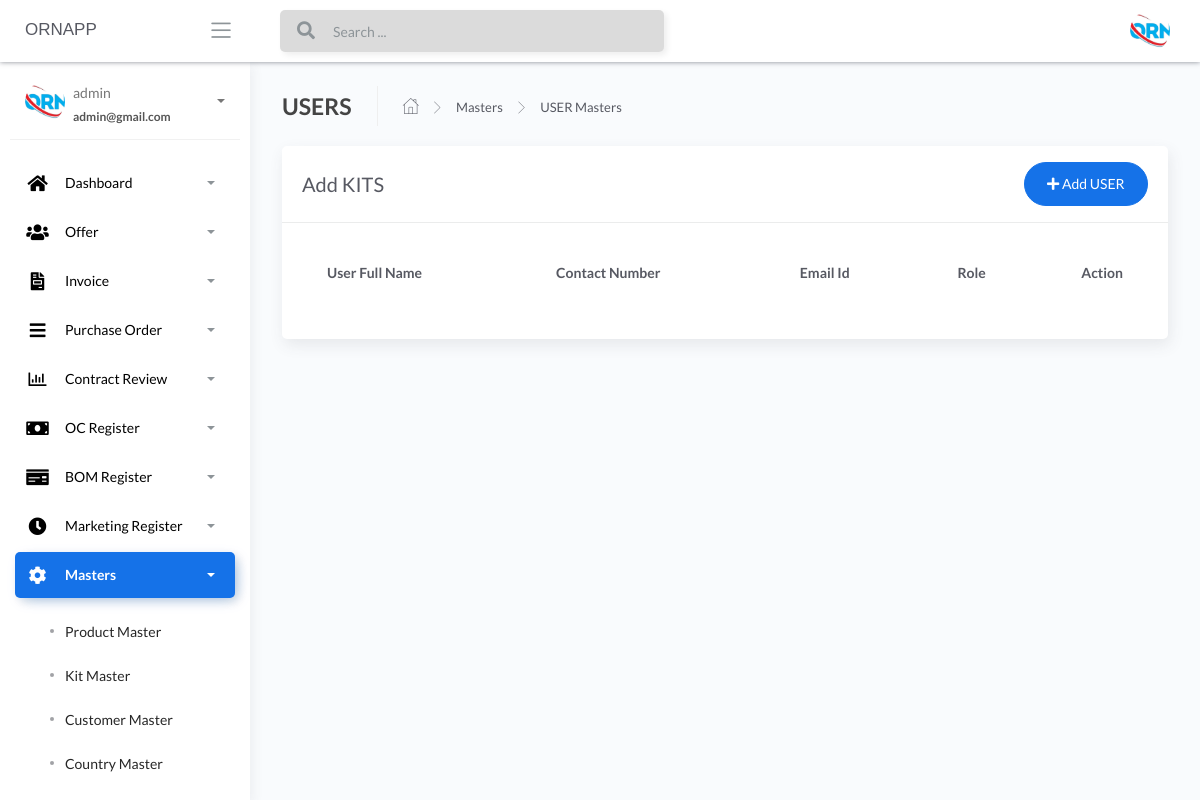
The page /User-masters (signed in) on the database as committed earlier.
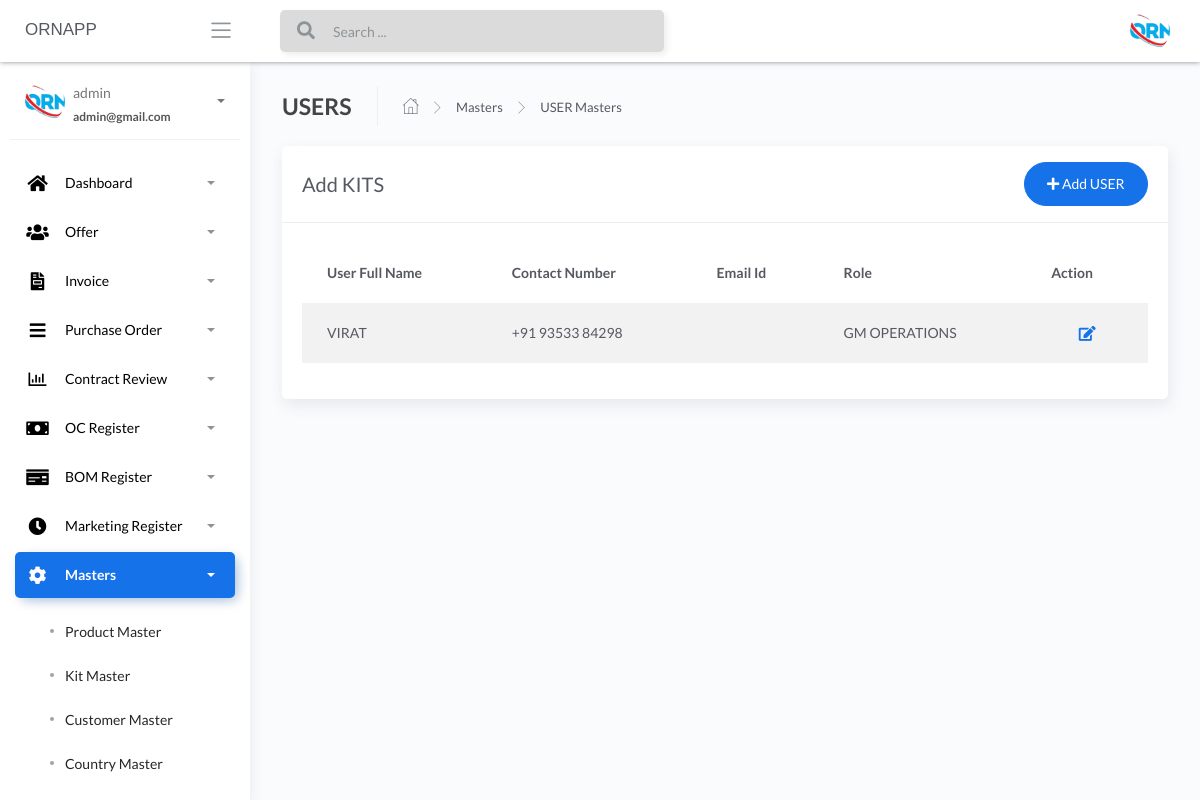
The same page on the database as committed later.
### apps/home/models.py (models this page shows, shortened)
class UserModel(db.Model):
    __tablename__ = "UserModel"
    id = db.Column(db.Integer, primary_key=True)
    user_first_name = db.Column(db.String())
    user_last_name = db.Column(db.String())
    user_contact_no = db.Column(db.String())
    user_email_id = db.Column(db.String())
    user_name_master = db.Column(db.String())
    password_master = db.Column(db.String())
    confirm_password = db.Column(db.String())
    user_role_master = db.Column(db.String())
    user_reporting_person = db.Column(db.String())

### apps/home/routes.py (the view)
@blueprint.route('/User-masters', methods=['GET', 'POST'])
@login_required
def user_masters():
    if request.method == 'GET':
        users = UserModel.query.all()
        return render_template('home/User-masters.html', users=users, segment='User-masters')

### apps/__init__.py (called while the page is built)
def configure_database(app):
    @app.before_first_request
    def initialize_database():
        db.create_all()
    @app.teardown_request
    def shutdown_session(exception=None):
        db.session.remove()

### apps/authentication/models.py (called while the page is built)
@login_manager.user_loader
def user_loader(id):
    return Users.query.filter_by(id=id).first()

### apps/templates/home/User-masters.html (shortened to what this page needs)
{% extends "layouts/base.html" %}
{% block content %}
	<div class="content">
		<div class="page-inner">
			<div class="page-header">
				<h4 class="page-title">USERS</h4>
				<ul class="breadcrumbs">
					<li class="nav-home">
						<a href="#">
							<i class="flaticon-home"></i>
						</a>
					</li>
					<li class="separator">
						<i class="flaticon-right-arrow"></i>
					</li>
					<li class="nav-item">
						<a href="#">Masters</a>
					</li>
					<li class="separator">
						<i class="flaticon-right-arrow"></i>
					</li>
					<li class="nav-item">
						<a href="#">USER Masters</a>
					</li>
				</ul>
			</div>
			<div class="row">
				<div class="col-md-12">
					<div class="card">
						<div class="card-header">
							<div class="d-flex align-items-center">
								<h4 class="card-title">Add KITS</h4>
							<a href="/add-user-login" class="ml-auto">
								<button class="btn btn-primary btn-round ml-auto" data-toggle="modal"
									data-target="#addRowModal">
									<i class="fa fa-plus"></i>
									Add USER
								</button>
							</a>
							</div>
						</div>
						<div class="card-body">
							<div class="table-responsive">
								<table id="add-row" class="display table table-striped table-hover" >
									<thead>
										<tr>
											<th>User Full Name</th>
											<th>Contact Number</th>
											<th>Email Id</th>
											<th>Role</th>
											<th style="width: 10%">Action</th>
										</tr>
									</thead>
									<tbody>
										{% for user in users %}
											<tr
											{% if loop.index %2==0 %}
											{% else %}
											{% endif %}
											>
											<td>{{user.user_first_name}}</td>
											<td>{{user.user_contact_no}}</td>
											<td>{{user.user_email_id}}</td>
											<td>{{user.user_role_master}}</td>
											<td>
											<div class="form-button-action">
											<span style="font-size: 24px;color:green;">
											<a href="/{{user.id}}/edit-user-login" type="button" data-toggle="tooltip" title="" class="btn btn-link btn-primary btn-lg" data-original-title="Edit Task"> <i class="fas fa-edit" ></i></a>
											</span>
											</div>
											</td>
										</tr>
									{% endfor %}
									</tbody>
								</table>
							</div>
						</div>
					</div>
				</div>
			</div>
		</div>
	</div>
{% endblock content %}

Rows that differ between the two databases and show on the page:
added UserModel: user_first_name "VIRAT", user_contact_no "+91 93533 84298", user_role_master "GM OPERATIONS"
